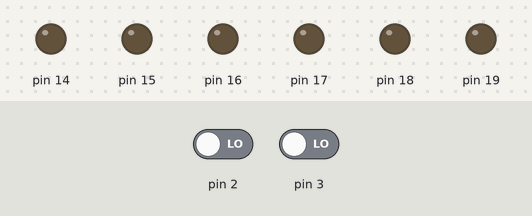
Bench run of a sketch on a simulated Arduino Uno, built with avr-gcc and run on an emulated ATmega328P. Shown: output pins drawn as LEDs (lit = HIGH). Dashed ring = blinking. The test bench sets the inputs (shaded band); at power-on: pin 2 LOW, pin 3 LOW.

Above: at 0.8 s.
0.9 s: pin 2 driven HIGH
At 2.1 s:
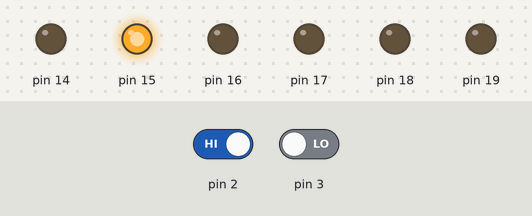
2.4 s: pin 3 driven HIGH
At 2.8 s:
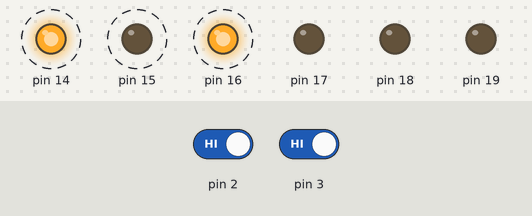
5.4 s: pin 3 driven LOW
At 6.0 s:
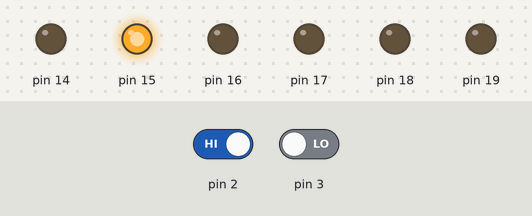
6.9 s: pin 2 driven LOW
At 8.0 s:
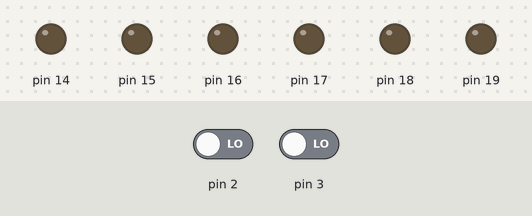
Timing chart, 0 to 9.4 s (numbered marks = the images above; inputs shaded):
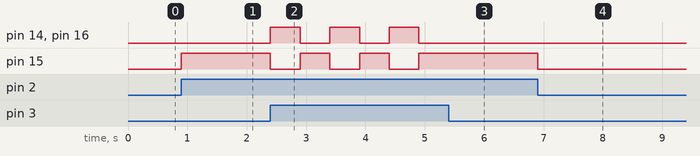

The sketch:

Exp_14_Obs_1.ino
```cpp
#include<avr/io.h>
#include<util/delay.h>
#define checkbit(x,y)((x)&(y))
#define bitn(p)(0x01<<(p))
int main(void)
{
  DDRC = 0xFF;
  DDRD = 0x00;
  while(1)
{
  if(checkbit(PIND, bitn(2)))

 {
  PORTC =0b00000010;
  _delay_ms(500);
 }
  if(checkbit(PIND,bitn(3)))
  {
  PORTC =0b00000101;
  _delay_ms(500);
  }
  PORTC = 0x00;
 }
}
```

Measured:
- after the input at 0.9 s, pin 15: LOW → HIGH at once
- after the input at 2.4 s, pin 14–16: alternates HIGH for 0.50 s and LOW for 0.50 s, starting at once
- after the input at 5.4 s, pin 14, pin 16: stays LOW (without the input it goes to HIGH after 0.00 s); pin 15: stays HIGH (without the input it goes to LOW after 0.00 s)
- after the input at 6.9 s, pin 15: HIGH → LOW at once
